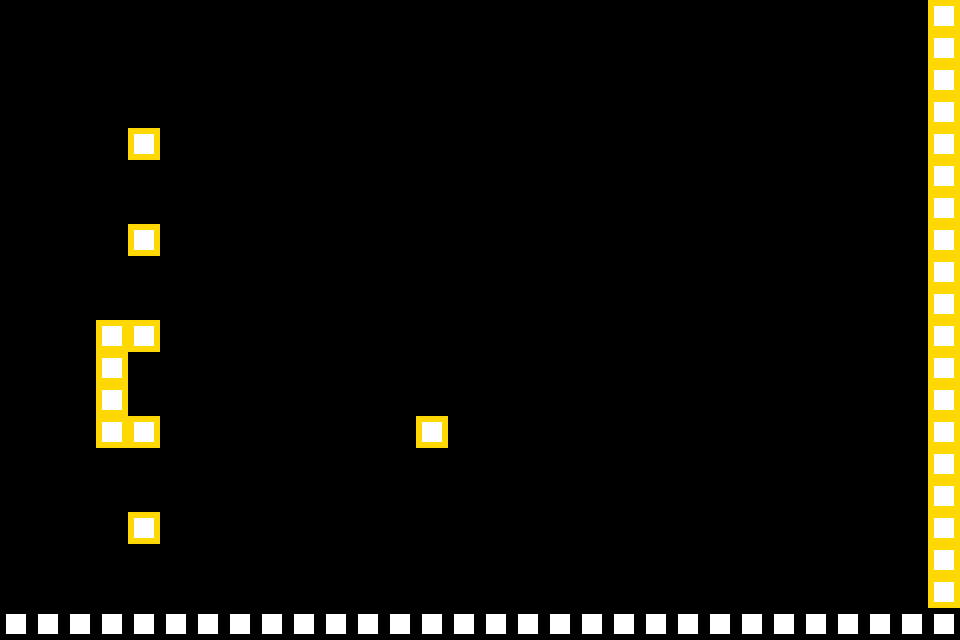

The image is a tile-based game level rendered from a .tmx file. Its description and complete source (layers, tilesets, objects, tile grids) follow:
An orthogonal 30x20 tile map with 32x32 px tiles, 1 tile layer (level) and 2 objects (player, player_2).

<map version="1.10" tiledversion="1.11.2" orientation="orthogonal" renderorder="right-down" width="30" height="20" tilewidth="32" tileheight="32" infinite="0" nextlayerid="3" nextobjectid="4">
 <tileset firstgid="1" source="test.tsx" />
 <layer id="1" name="level" class="level" width="30" height="20">
  <data encoding="csv">
0,0,0,0,0,0,0,0,0,0,0,0,0,0,0,0,0,0,0,0,0,0,0,0,0,0,0,0,0,3,
0,0,0,0,0,0,0,0,0,0,0,0,0,0,0,0,0,0,0,0,0,0,0,0,0,0,0,0,0,3,
0,0,0,0,0,0,0,0,0,0,0,0,0,0,0,0,0,0,0,0,0,0,0,0,0,0,0,0,0,3,
0,0,0,0,0,0,0,0,0,0,0,0,0,0,0,0,0,0,0,0,0,0,0,0,0,0,0,0,0,3,
0,0,0,0,3,0,0,0,0,0,0,0,0,0,0,0,0,0,0,0,0,0,0,0,0,0,0,0,0,3,
0,0,0,0,0,0,0,0,0,0,0,0,0,0,0,0,0,0,0,0,0,0,0,0,0,0,0,0,0,3,
0,0,0,0,0,0,0,0,0,0,0,0,0,0,0,0,0,0,0,0,0,0,0,0,0,0,0,0,0,3,
0,0,0,0,3,0,0,0,0,0,0,0,0,0,0,0,0,0,0,0,0,0,0,0,0,0,0,0,0,3,
0,0,0,0,0,0,0,0,0,0,0,0,0,0,0,0,0,0,0,0,0,0,0,0,0,0,0,0,0,3,
0,0,0,0,0,0,0,0,0,0,0,0,0,0,0,0,0,0,0,0,0,0,0,0,0,0,0,0,0,3,
0,0,0,3,3,0,0,0,0,0,0,0,0,0,0,0,0,0,0,0,0,0,0,0,0,0,0,0,0,3,
0,0,0,3,0,0,0,0,0,0,0,0,0,0,0,0,0,0,0,0,0,0,0,0,0,0,0,0,0,3,
0,0,0,3,0,0,0,0,0,0,0,0,0,0,0,0,0,0,0,0,0,0,0,0,0,0,0,0,0,3,
0,0,0,3,3,0,0,0,0,0,0,0,0,3,0,0,0,0,0,0,0,0,0,0,0,0,0,0,0,3,
0,0,0,0,0,0,0,0,0,0,0,0,0,0,0,0,0,0,0,0,0,0,0,0,0,0,0,0,0,3,
0,0,0,0,0,0,0,0,0,0,0,0,0,0,0,0,0,0,0,0,0,0,0,0,0,0,0,0,0,3,
0,0,0,0,3,0,0,0,0,0,0,0,0,0,0,0,0,0,0,0,0,0,0,0,0,0,0,0,0,3,
0,0,0,0,0,0,0,0,0,0,0,0,0,0,0,0,0,0,0,0,0,0,0,0,0,0,0,0,0,3,
0,0,0,0,0,0,0,0,0,0,0,0,0,0,0,0,0,0,0,0,0,0,0,0,0,0,0,0,0,3,
1,1,1,1,1,1,1,1,1,1,1,1,1,1,1,1,1,1,1,1,1,1,1,1,1,1,1,1,1,1
</data>
 </layer>
 <objectgroup id="2" name="objects" class="positions">
  <object id="1" name="player" x="145.333" y="402.333">
   <point />
  </object>
  <object id="2" name="player_2" x="430.667" y="367.667">
   <point />
  </object>
 </objectgroup>
</map>
